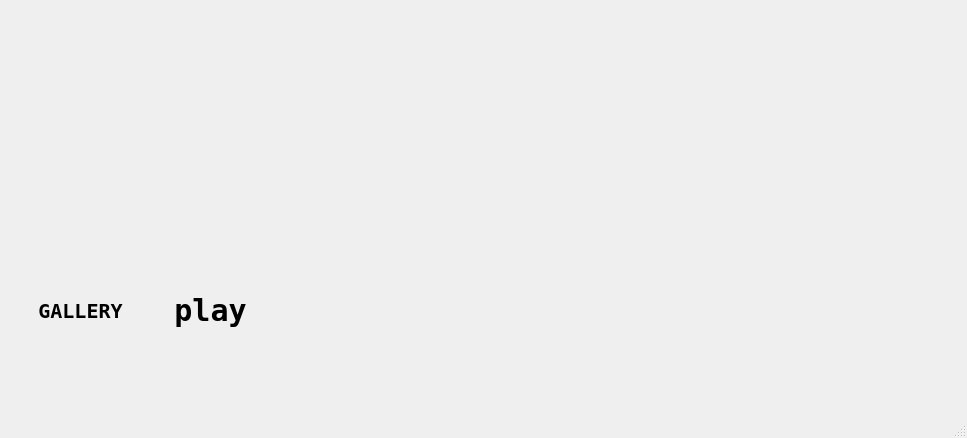
<?xml version="1.0" encoding="UTF-8"?>
<ui version="4.0">
 <class>homePage</class>
 <widget class="QMainWindow" name="homePage">
  <property name="enabled">
   <bool>true</bool>
  </property>
  <property name="geometry">
   <rect>
    <x>0</x>
    <y>0</y>
    <width>967</width>
    <height>438</height>
   </rect>
  </property>
  <property name="windowTitle">
   <string>MainWindow</string>
  </property>
  <property name="styleSheet">
   <string notr="true"/>
  </property>
  <widget class="QWidget" name="centralwidget">
   <widget class="QPushButton" name="galleryPushButton">
    <property name="geometry">
     <rect>
      <x>30</x>
      <y>290</y>
      <width>101</width>
      <height>41</height>
     </rect>
    </property>
    <property name="font">
     <font>
      <family>Terminal</family>
      <pointsize>-1</pointsize>
      <fontweight>ExtraBold</fontweight>
     </font>
    </property>
    <property name="cursor">
     <cursorShape>PointingHandCursor</cursorShape>
    </property>
    <property name="styleSheet">
     <string notr="true">background-color: transparent;
font-weight: 800;
font-size: 20px;
border: 0;</string>
    </property>
    <property name="text">
     <string>GALLERY</string>
    </property>
   </widget>
   <widget class="QPushButton" name="gamePushButton">
    <property name="geometry">
     <rect>
      <x>160</x>
      <y>290</y>
      <width>101</width>
      <height>41</height>
     </rect>
    </property>
    <property name="font">
     <font>
      <family>Terminal</family>
      <pointsize>-1</pointsize>
      <fontweight>ExtraBold</fontweight>
     </font>
    </property>
    <property name="cursor">
     <cursorShape>PointingHandCursor</cursorShape>
    </property>
    <property name="styleSheet">
     <string notr="true">background-color: transparent;
font-weight: 800;
font-size:  30px;
border: 0;</string>
    </property>
    <property name="text">
     <string>play</string>
    </property>
   </widget>
   <widget class="QLabel" name="backgroundHomeLabel">
    <property name="geometry">
     <rect>
      <x>0</x>
      <y>10</y>
      <width>961</width>
      <height>381</height>
     </rect>
    </property>
    <property name="text">
     <string/>
    </property>
    <property name="pixmap">
     <pixmap resource="resources.qrc">:/images/home.jpg</pixmap>
    </property>
    <property name="scaledContents">
     <bool>true</bool>
    </property>
   </widget>
   <zorder>backgroundHomeLabel</zorder>
   <zorder>galleryPushButton</zorder>
   <zorder>gamePushButton</zorder>
  </widget>
  <widget class="QMenuBar" name="menubar">
   <property name="geometry">
    <rect>
     <x>0</x>
     <y>0</y>
     <width>967</width>
     <height>21</height>
    </rect>
   </property>
  </widget>
  <widget class="QStatusBar" name="statusbar"/>
 </widget>
 <resources>
  <include location="resources.qrc"/>
 </resources>
 <connections/>
</ui>
